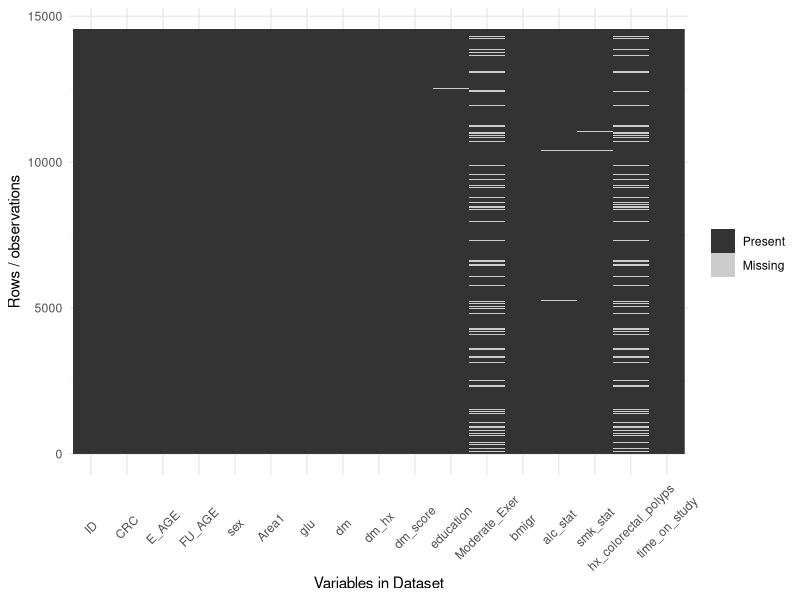
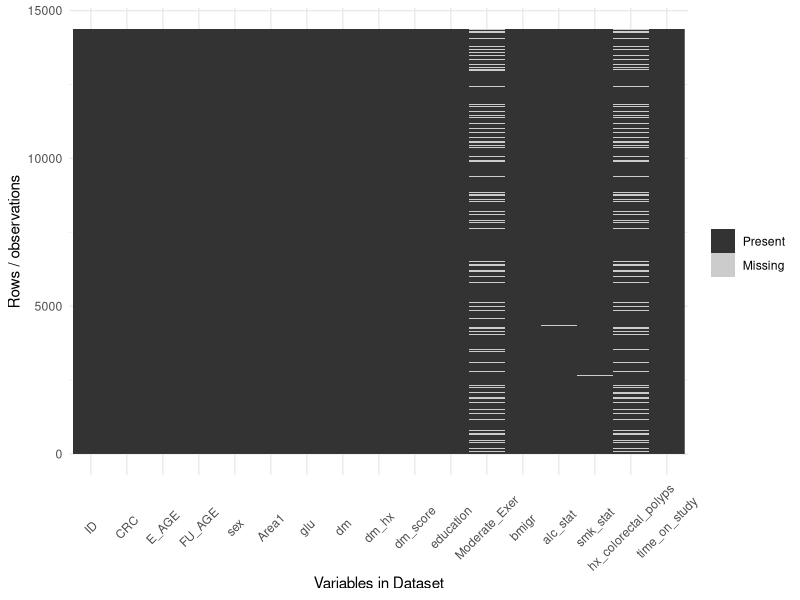
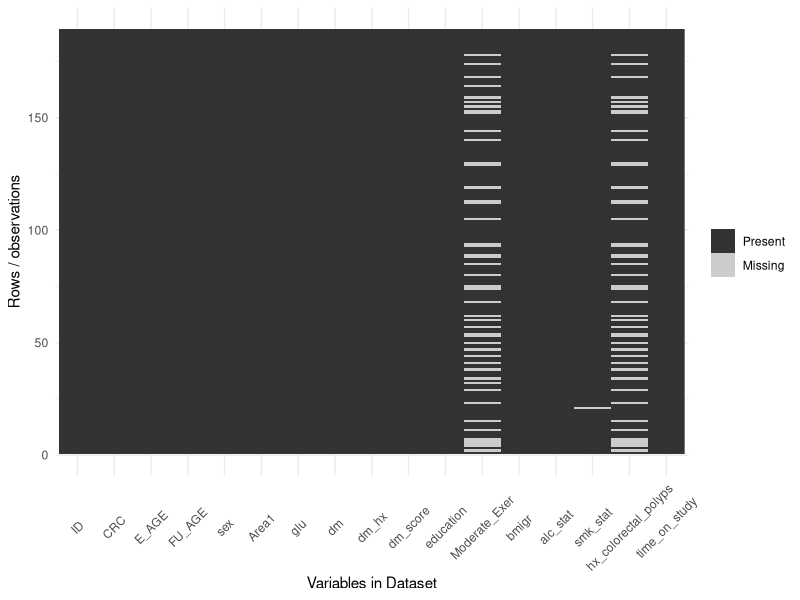
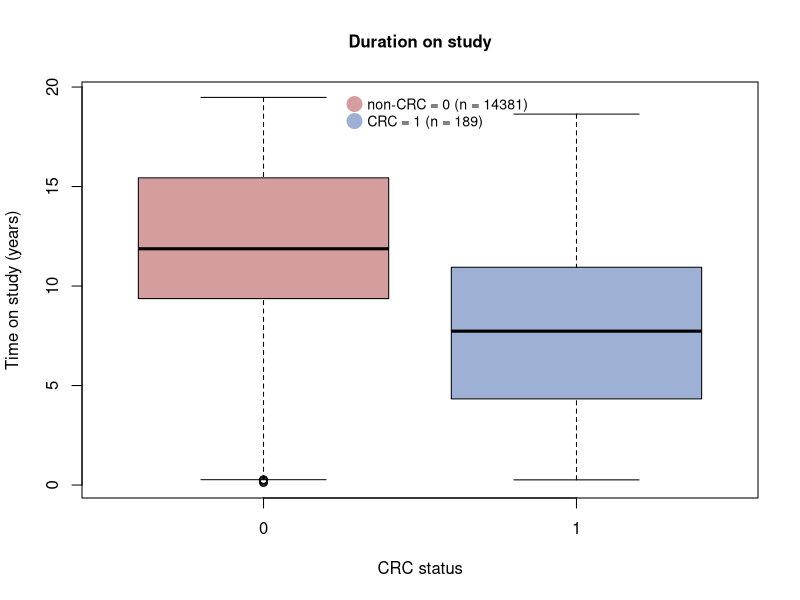

Generate these figures, in order, with R:
library(dplyr)
library(caret)
library(ggplot2)

### Set up data ----------------------------------------------------------------
data = read.csv("datasets/KMCC DM CRC.csv")

# setting factor variables
var_ind = c(2,5,6,8,9,10,11,12,13,14,15,16)
for(i in 1:length(var_ind)){
  data[,var_ind[i]] = as.factor(data[,var_ind[i]])
}
new_data = data
miss_var_ind = c(11,12,14,15,16)
# if certain column values = 6 or 9, then replace the value with an NA
new_data[, miss_var_ind][new_data[,miss_var_ind] == 6 | 
                           new_data[,miss_var_ind] == 9] = NA
# time on study
new_data$time_on_study = data$FU_AGE - data$E_AGE

### Checking for missingness ---------------------------------------------------

ggplot_missing = function(x){
  if(!require(reshape2)){warning('you need to install reshape2')} 
  require(reshape2)
  require(ggplot2)
  # This function produces a plot of the missing data pattern
  # in x. It is a modified version of a function in the 'neato' package
  x %>%
    is.na %>%
    melt %>% ggplot(data = .,
                    aes(x = Var2,
                        y = Var1)) +
    geom_raster(aes(fill = value)) + 
    scale_fill_grey(name = "", labels = c("Present","Missing")) + 
    theme_minimal() +
    theme(axis.text.x = element_text(angle=45, vjust=0.5)) + 
    labs(x = "Variables in Dataset",
         y = "Rows / observations")
} 
ggplot_missing(new_data) # Moderate_Exer and hx_colorectal_polyps have majority missing
sum(is.na(new_data$Moderate_Exer)) #num of missing Moderate_Exer values = 2436
sum(is.na(new_data$hx_colorectal_polyps)) # num of missing hx values = 2277

### Summary stats --------------------------------------------------------------

not_new = new_data%>% filter(CRC == 0)
crc_new = new_data%>% filter(CRC == 1)

ggplot_missing(not_new)
ggplot_missing(crc_new)

par(cex.main=1)
boxplot(time_on_study~CRC,data=new_data,
        main="Duration on study",
        col = c(rgb(0.83, 0.62, 0.62), rgb(0.62, 0.69, 0.83)),
        xlab="CRC status", ylab="Time on study (years)")
# Add a legend
legend(1.25, 20,legend = c("non-CRC = 0 (n = 14381)","CRC = 1 (n = 189)") , 
       col = c(rgb(0.83, 0.62, 0.62), rgb(0.62, 0.69, 0.83)), 
       bty = "n", pch=20 , pt.cex = 3, cex = 0.85, 
       horiz = FALSE, inset = c(0.03, 0.1))


